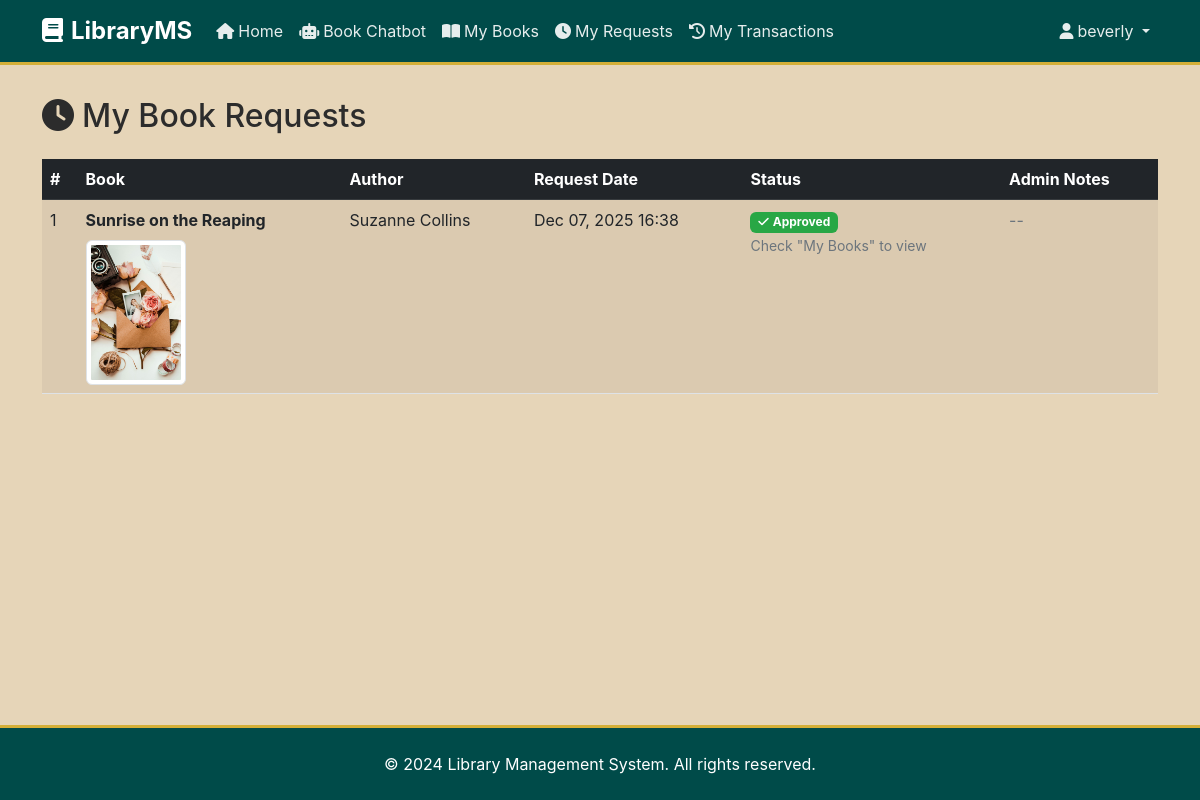
The app's page /user/my-requests/ (signed in) with its own data.
### Admin/models.py (models this page shows, shortened)
class BookRequest(models.Model):
    STATUS_CHOICES = (
        ('Pending', 'Pending'),
        ('Approved', 'Approved'),
        ('Rejected', 'Rejected'),
    )
    member = models.ForeignKey(Member, on_delete=models.CASCADE)
    book = models.ForeignKey(Book, on_delete=models.CASCADE)
    request_date = models.DateTimeField(auto_now_add=True)
    status = models.CharField(max_length=20, choices=STATUS_CHOICES, default='Pending')
    admin_notes = models.TextField(blank=True, null=True)
    class Meta:
        ordering = ['-request_date']

class Book(models.Model):
    CATEGORY_CHOICES = (
        ('Fiction', 'Fiction'),
        ('Non-Fiction', 'Non-Fiction'),
        ('Science Fiction', 'Science Fiction'),
        ('Fantasy', 'Fantasy'),
        ('Mystery', 'Mystery'),
        ('Romance', 'Romance'),
        ('History', 'History'),
        ('Biography', 'Biography'),
        ('Science', 'Science'),
        ('Technology', 'Technology'),
        ('Programming', 'Programming'),
        ('Business', 'Business'),
        ('Education', 'Education'),
        ('Philosophy', 'Philosophy'),
        ('Literature', 'Literature'),
        ('Other', 'Other'),
    )
    title = models.CharField(max_length=200)
    author = models.CharField(max_length=100)
    isbn = models.CharField(max_length=13, unique=True)
    published_date = models.DateField()
    available_copies = models.IntegerField(default=0)
    category = models.CharField(max_length=50, choices=CATEGORY_CHOICES, default='Other')
    description = models.TextField(blank=True, null=True, help_text="Brief description of the book")
    image = models.ImageField(upload_to='book_images/', blank=True, null=True)

### User/views.py (the view)
# urls.py: path('my-requests/', views.my_requests, name='my_requests'),
@login_required
def my_requests(request):
    member = get_or_create_member(request.user, request)
    requests = BookRequest.objects.filter(
        member=member
    ).order_by('-request_date')
    context = {
        'requests': requests,
        'member': member,
    }
    return render(request, 'user/my_requests.html', context)

### User/utils.py (called while the page is built)
def get_or_create_member(user, request=None):
    try:
        member = Member.objects.get(user=user)
        return member
    except Member.DoesNotExist:
        full_name = f"{user.first_name} {user.last_name}".strip() or user.username
        email = user.email or f"{user.username}@library.local"
        if Member.objects.filter(email=email).exists():
            email = f"{user.username}_{user.id}@library.local"
        member = Member.objects.create(
            user=user,
            full_name=full_name,
            email=email,
            phone="Not provided",
            address=""
        )
        if request:
            from django.contrib import messages
            messages.info(request, 'A member profile has been created for you. Please update your profile information.')
        return member

### User/templates/user/my_requests.html (shortened to what this page needs)
{% extends 'user/base.html' %}
{% block content %}
<div class="container">
    <h2 class="mb-4">
        <i class="fa-solid fa-clock me-2"></i>My Book Requests
    </h2>
    {% if requests %}
    <div class="table-responsive">
        <table class="table table-striped table-hover">
            <thead class="table-dark">
                <tr>
                    <th>#</th>
                    <th>Book</th>
                    <th>Author</th>
                    <th>Request Date</th>
                    <th>Status</th>
                    <th>Admin Notes</th>
                </tr>
            </thead>
            <tbody>
                {% for req in requests %}
                <tr>
                    <td>{{ forloop.counter }}</td>
                    <td>
                        <strong>{{ req.book.title }}</strong>
                        {% if req.book.image %}
                            <br><img src="{{ req.book.image.url }}" alt="{{ req.book.title }}"
                                   class="img-thumbnail mt-2" style="max-width: 100px;">
                        {% endif %}
                    </td>
                    <td>{{ req.book.author }}</td>
                    <td>{{ req.request_date|date:"M d, Y H:i" }}</td>
                    <td>
                        {% if req.status == "Pending" %}
                            <span class="badge" style="background-color: #D4AF37; color: #2C2C2C;">
                                <i class="fa-solid fa-clock me-1"></i>Pending
                            </span>
                        {% elif req.status == "Approved" %}
                            <span class="badge bg-success">
                                <i class="fa-solid fa-check me-1"></i>Approved
                            </span>
                            <br><small class="text-muted">Check "My Books" to view</small>
                        {% else %}
                            <span class="badge bg-danger">
                                <i class="fa-solid fa-times me-1"></i>Rejected
                            </span>
                        {% endif %}
                    </td>
                    <td>
                        {% if req.admin_notes %}
                            <small>{{ req.admin_notes }}</small>
                        {% else %}
                            <span class="text-muted">--</span>
                        {% endif %}
                    </td>
                </tr>
                {% endfor %}
            </tbody>
        </table>
    </div>
    {% else %}
    <div class="alert alert-info text-center py-5">
        <i class="fa-solid fa-inbox fa-3x mb-3"></i>
        <h4>No requests found</h4>
        <p>You haven't made any book requests yet. <a href="{% url 'user_home' %}">Browse our collection</a> to request a book!</p>
    </div>
    {% endif %}
</div>
{% endblock %}

### User/templates/user/base.html (shortened to what this page needs)
<!DOCTYPE html>
<html lang="en">
<head>
    <link href="https://cdn.jsdelivr.net/npm/bootstrap@5.3.0/dist/css/bootstrap.min.css" rel="stylesheet">
    <link rel="stylesheet" href="https://cdnjs.cloudflare.com/ajax/libs/font-awesome/6.5.0/css/all.min.css">
    {% load static %}
    <link rel="stylesheet" href="{% static 'css/main.css' %}">
</head>
<body>
    <nav class="navbar navbar-expand-lg navbar-dark">
        <div class="container">
            <a class="navbar-brand" href="{% url 'user_home' %}">
                <i class="fa-solid fa-book me-2"></i>LibraryMS
            </a>
            <div class="collapse navbar-collapse" id="navbarNav">
                <ul class="navbar-nav me-auto">
                    <li class="nav-item">
                        <a class="nav-link" href="{% url 'user_home' %}">
                            <i class="fa-solid fa-home me-1"></i>Home
                        </a>
                    </li>
                    <li class="nav-item">
                        <a class="nav-link" href="{% url 'chatbot' %}">
                            <i class="fa-solid fa-robot me-1"></i>Book Chatbot
                        </a>
                    </li>
                    {% if user.is_authenticated %}
                    <li class="nav-item">
                        <a class="nav-link" href="{% url 'my_books' %}">
                            <i class="fa-solid fa-book-open me-1"></i>My Books
                        </a>
                    </li>
                    <li class="nav-item">
                        <a class="nav-link" href="{% url 'my_requests' %}">
                            <i class="fa-solid fa-clock me-1"></i>My Requests
                        </a>
                    </li>
                    <li class="nav-item">
                        <a class="nav-link" href="{% url 'my_transactions' %}">
                            <i class="fa-solid fa-history me-1"></i>My Transactions
                        </a>
                    </li>
                    {% endif %}
                </ul>
                <ul class="navbar-nav">
                    {% if user.is_authenticated %}
                    <li class="nav-item dropdown">
                        <a class="nav-link dropdown-toggle" href="#" id="navbarDropdown" role="button" data-bs-toggle="dropdown">
                            <i class="fa-solid fa-user me-1"></i>{{ user.username }}
                        </a>
                    </li>
                    {% endif %}
                </ul>
            </div>
        </div>
    </nav>
    <main class="main-content">
        {% block content %}
        {% endblock %}
    </main>
    <footer class="footer">
        <div class="container text-center">
            <p class="mb-0">&copy; 2024 Library Management System. All rights reserved.</p>
        </div>
    </footer>
</body>
</html>

### static/css/main.css (style rules this page uses)
:root { --primary-color: #004B49; --background-color: #E6D5B8; --accent-color: #D4AF37; --text-color: #2C2C2C; --primary-light: #006B66; --primary-dark: #00332F; --accent-light: #E5C866; --accent-dark: #B8941F; }
body { background-color: var(--background-color); color: var(--text-color); font-family: -apple-system, BlinkMacSystemFont, 'Segoe UI', Roboto, 'Helvetica Neue', Arial, sans-serif; }
.badge.bg-success { background-color: #28a745 !important; }
.table-dark { background-color: var(--primary-color); color: white; }
.table-striped > tbody > tr:nth-of-type(odd) > td { background-color: rgba(230, 213, 184, 0.3); }
a { color: var(--primary-color); }
.navbar-dark { background-color: var(--primary-color) !important; }
.navbar-dark .navbar-nav .nav-link { color: rgba(255, 255, 255, 0.9); }
.navbar-dark .navbar-brand { color: white; }
.footer { background-color: var(--primary-color) !important; color: white; }
.text-muted { color: #6c757d !important; }

### User/templates/user/base.html (style rules this page uses)
body { min-height: 100vh; display: flex; flex-direction: column; background-color: #E6D5B8; }
.navbar { background: #004B49 !important; border-bottom: 3px solid #D4AF37; }
.navbar-brand { font-weight: bold; font-size: 1.5rem; color: white !important; }
.main-content { flex: 1; padding: 2rem 0; background-color: #E6D5B8; }
.footer { background-color: #004B49 !important; color: white; padding: 1.5rem 0; margin-top: auto; border-top: 3px solid #D4AF37; }
.nav-link { color: rgba(255, 255, 255, 0.9) !important; }

### records on screen
BookRequest: book "Sunrise on the Reaping", book.image (picture), book.author "Suzanne Collins", request_date "Dec 07, 2025 16:38", status "Approved" (drawn)

### other values on screen
{{ user.username }} "beverly"
